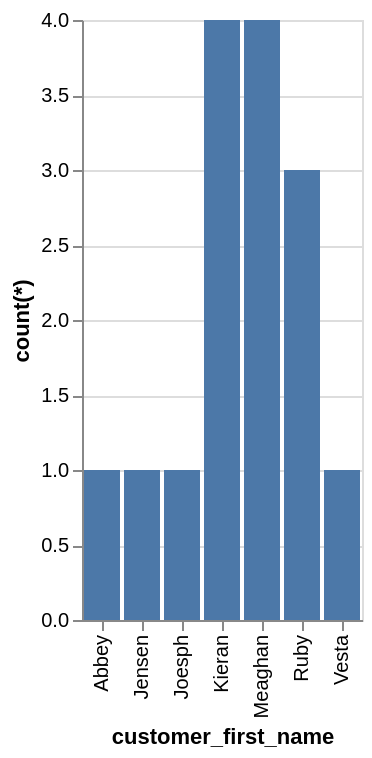

Specify this chart in Vega-Lite:
### Vega-Lite specification from a JSON file in a GitHub repository (floating-point values rounded to 4 significant figures)
{"data": {"values": [{"x_data": "Abbey", "y_data": 1}, {"x_data": "Jensen", "y_data": 1}, {"x_data": "Joesph", "y_data": 1}, {"x_data": "Kieran", "y_data": 4}, {"x_data": "Meaghan", "y_data": 4}, {"x_data": "Ruby", "y_data": 3}, {"x_data": "Vesta", "y_data": 1}]}, "mark": "bar", "encoding": {"x": {"field": "x_data", "type": "nominal", "title": "customer_first_name", "sort": "ascending"}, "y": {"field": "y_data", "type": "quantitative", "title": "count(*)"}}}
